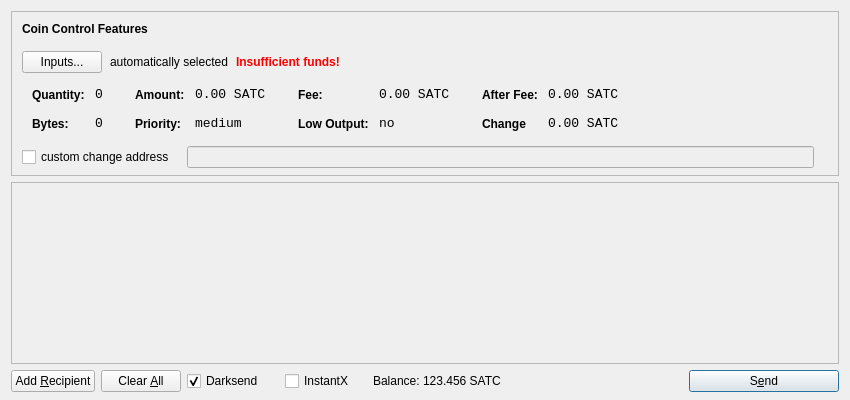
<?xml version="1.0" encoding="UTF-8"?>
<ui version="4.0">
 <class>SendCoinsDialog</class>
 <widget class="QDialog" name="SendCoinsDialog">
  <property name="geometry">
   <rect>
    <x>0</x>
    <y>0</y>
    <width>850</width>
    <height>400</height>
   </rect>
  </property>
  <property name="windowTitle">
   <string>Send Coins</string>
  </property>
  <layout class="QVBoxLayout" name="verticalLayout" stretch="0,1,0">
   <property name="bottomMargin">
    <number>8</number>
   </property>
   <item>
    <widget class="QFrame" name="frameCoinControl">
     <property name="sizePolicy">
      <sizepolicy hsizetype="Expanding" vsizetype="Expanding">
       <horstretch>0</horstretch>
       <verstretch>0</verstretch>
      </sizepolicy>
     </property>
     <property name="maximumSize">
      <size>
       <width>16777215</width>
       <height>16777215</height>
      </size>
     </property>
     <property name="frameShape">
      <enum>QFrame::StyledPanel</enum>
     </property>
     <property name="frameShadow">
      <enum>QFrame::Sunken</enum>
     </property>
     <layout class="QVBoxLayout" name="verticalLayoutCoinControl2">
      <property name="spacing">
       <number>-1</number>
      </property>
      <property name="leftMargin">
       <number>0</number>
      </property>
      <property name="topMargin">
       <number>0</number>
      </property>
      <property name="rightMargin">
       <number>0</number>
      </property>
      <property name="bottomMargin">
       <number>6</number>
      </property>
      <item>
       <layout class="QVBoxLayout" name="verticalLayoutCoinControl" stretch="0,0,0,0,1">
        <property name="spacing">
         <number>0</number>
        </property>
        <property name="leftMargin">
         <number>10</number>
        </property>
        <property name="topMargin">
         <number>10</number>
        </property>
        <item>
         <layout class="QHBoxLayout" name="horizontalLayoutCoinControl1">
          <property name="bottomMargin">
           <number>15</number>
          </property>
          <item>
           <widget class="QLabel" name="labelCoinControlFeatures">
            <property name="sizePolicy">
             <sizepolicy hsizetype="Preferred" vsizetype="Maximum">
              <horstretch>0</horstretch>
              <verstretch>0</verstretch>
             </sizepolicy>
            </property>
            <property name="font">
             <font>
              <weight>75</weight>
              <bold>true</bold>
             </font>
            </property>
            <property name="styleSheet">
             <string notr="true">font-weight:bold;</string>
            </property>
            <property name="text">
             <string>Coin Control Features</string>
            </property>
           </widget>
          </item>
         </layout>
        </item>
        <item>
         <layout class="QHBoxLayout" name="horizontalLayoutCoinControl2" stretch="0,0,0,0">
          <property name="spacing">
           <number>8</number>
          </property>
          <property name="bottomMargin">
           <number>10</number>
          </property>
          <item>
           <widget class="QPushButton" name="pushButtonCoinControl">
            <property name="styleSheet">
             <string notr="true"/>
            </property>
            <property name="text">
             <string>Inputs...</string>
            </property>
           </widget>
          </item>
          <item>
           <widget class="QLabel" name="labelCoinControlAutomaticallySelected">
            <property name="text">
             <string>automatically selected</string>
            </property>
            <property name="margin">
             <number>5</number>
            </property>
           </widget>
          </item>
          <item>
           <widget class="QLabel" name="labelCoinControlInsuffFunds">
            <property name="font">
             <font>
              <weight>75</weight>
              <bold>true</bold>
             </font>
            </property>
            <property name="styleSheet">
             <string notr="true">color:red;font-weight:bold;</string>
            </property>
            <property name="text">
             <string>Insufficient funds!</string>
            </property>
            <property name="margin">
             <number>5</number>
            </property>
           </widget>
          </item>
          <item>
           <spacer name="horizontalSpacerCoinControl">
            <property name="orientation">
             <enum>Qt::Horizontal</enum>
            </property>
            <property name="sizeHint" stdset="0">
             <size>
              <width>40</width>
              <height>1</height>
             </size>
            </property>
           </spacer>
          </item>
         </layout>
        </item>
        <item>
         <widget class="QWidget" name="widgetCoinControl" native="true">
          <property name="sizePolicy">
           <sizepolicy hsizetype="Preferred" vsizetype="Preferred">
            <horstretch>0</horstretch>
            <verstretch>0</verstretch>
           </sizepolicy>
          </property>
          <property name="minimumSize">
           <size>
            <width>0</width>
            <height>0</height>
           </size>
          </property>
          <property name="styleSheet">
           <string notr="true"/>
          </property>
          <layout class="QHBoxLayout" name="horizontalLayoutCoinControl5">
           <property name="margin">
            <number>0</number>
           </property>
           <item>
            <layout class="QHBoxLayout" name="horizontalLayoutCoinControl3" stretch="0,0,0,1">
             <property name="spacing">
              <number>20</number>
             </property>
             <property name="topMargin">
              <number>0</number>
             </property>
             <property name="bottomMargin">
              <number>10</number>
             </property>
             <item>
              <layout class="QFormLayout" name="formLayoutCoinControl1">
               <property name="horizontalSpacing">
                <number>10</number>
               </property>
               <property name="verticalSpacing">
                <number>14</number>
               </property>
               <property name="leftMargin">
                <number>10</number>
               </property>
               <property name="topMargin">
                <number>4</number>
               </property>
               <property name="rightMargin">
                <number>6</number>
               </property>
               <item row="0" column="0">
                <widget class="QLabel" name="labelCoinControlQuantityText">
                 <property name="styleSheet">
                  <string notr="true">font-weight:bold;</string>
                 </property>
                 <property name="text">
                  <string>Quantity:</string>
                 </property>
                 <property name="margin">
                  <number>0</number>
                 </property>
                </widget>
               </item>
               <item row="0" column="1">
                <widget class="QLabel" name="labelCoinControlQuantity">
                 <property name="font">
                  <font>
                   <family>Monospace</family>
                   <pointsize>10</pointsize>
                  </font>
                 </property>
                 <property name="cursor">
                  <cursorShape>IBeamCursor</cursorShape>
                 </property>
                 <property name="contextMenuPolicy">
                  <enum>Qt::ActionsContextMenu</enum>
                 </property>
                 <property name="text">
                  <string>0</string>
                 </property>
                 <property name="margin">
                  <number>0</number>
                 </property>
                 <property name="textInteractionFlags">
                  <set>Qt::LinksAccessibleByMouse|Qt::TextSelectableByKeyboard|Qt::TextSelectableByMouse</set>
                 </property>
                </widget>
               </item>
               <item row="1" column="0">
                <widget class="QLabel" name="labelCoinControlBytesText">
                 <property name="styleSheet">
                  <string notr="true">font-weight:bold;</string>
                 </property>
                 <property name="text">
                  <string>Bytes:</string>
                 </property>
                </widget>
               </item>
               <item row="1" column="1">
                <widget class="QLabel" name="labelCoinControlBytes">
                 <property name="font">
                  <font>
                   <family>Monospace</family>
                   <pointsize>10</pointsize>
                  </font>
                 </property>
                 <property name="cursor">
                  <cursorShape>IBeamCursor</cursorShape>
                 </property>
                 <property name="contextMenuPolicy">
                  <enum>Qt::ActionsContextMenu</enum>
                 </property>
                 <property name="text">
                  <string>0</string>
                 </property>
                 <property name="textInteractionFlags">
                  <set>Qt::LinksAccessibleByMouse|Qt::TextSelectableByKeyboard|Qt::TextSelectableByMouse</set>
                 </property>
                </widget>
               </item>
              </layout>
             </item>
             <item>
              <layout class="QFormLayout" name="formLayoutCoinControl2">
               <property name="horizontalSpacing">
                <number>10</number>
               </property>
               <property name="verticalSpacing">
                <number>14</number>
               </property>
               <property name="leftMargin">
                <number>6</number>
               </property>
               <property name="topMargin">
                <number>4</number>
               </property>
               <property name="rightMargin">
                <number>6</number>
               </property>
               <item row="0" column="0">
                <widget class="QLabel" name="labelCoinControlAmountText">
                 <property name="styleSheet">
                  <string notr="true">font-weight:bold;</string>
                 </property>
                 <property name="text">
                  <string>Amount:</string>
                 </property>
                 <property name="margin">
                  <number>0</number>
                 </property>
                </widget>
               </item>
               <item row="0" column="1">
                <widget class="QLabel" name="labelCoinControlAmount">
                 <property name="font">
                  <font>
                   <family>Monospace</family>
                   <pointsize>10</pointsize>
                  </font>
                 </property>
                 <property name="cursor">
                  <cursorShape>IBeamCursor</cursorShape>
                 </property>
                 <property name="contextMenuPolicy">
                  <enum>Qt::ActionsContextMenu</enum>
                 </property>
                 <property name="text">
                  <string>0.00 SATC</string>
                 </property>
                 <property name="textInteractionFlags">
                  <set>Qt::LinksAccessibleByMouse|Qt::TextSelectableByKeyboard|Qt::TextSelectableByMouse</set>
                 </property>
                </widget>
               </item>
               <item row="1" column="0">
                <widget class="QLabel" name="labelCoinControlPriorityText">
                 <property name="styleSheet">
                  <string notr="true">font-weight:bold;</string>
                 </property>
                 <property name="text">
                  <string>Priority:</string>
                 </property>
                </widget>
               </item>
               <item row="1" column="1">
                <widget class="QLabel" name="labelCoinControlPriority">
                 <property name="font">
                  <font>
                   <family>Monospace</family>
                   <pointsize>10</pointsize>
                  </font>
                 </property>
                 <property name="cursor">
                  <cursorShape>IBeamCursor</cursorShape>
                 </property>
                 <property name="contextMenuPolicy">
                  <enum>Qt::ActionsContextMenu</enum>
                 </property>
                 <property name="text">
                  <string>medium</string>
                 </property>
                 <property name="textInteractionFlags">
                  <set>Qt::LinksAccessibleByMouse|Qt::TextSelectableByKeyboard|Qt::TextSelectableByMouse</set>
                 </property>
                </widget>
               </item>
              </layout>
             </item>
             <item>
              <layout class="QFormLayout" name="formLayoutCoinControl3">
               <property name="horizontalSpacing">
                <number>10</number>
               </property>
               <property name="verticalSpacing">
                <number>14</number>
               </property>
               <property name="leftMargin">
                <number>6</number>
               </property>
               <property name="topMargin">
                <number>4</number>
               </property>
               <property name="rightMargin">
                <number>6</number>
               </property>
               <item row="0" column="0">
                <widget class="QLabel" name="labelCoinControlFeeText">
                 <property name="styleSheet">
                  <string notr="true">font-weight:bold;</string>
                 </property>
                 <property name="text">
                  <string>Fee:</string>
                 </property>
                 <property name="margin">
                  <number>0</number>
                 </property>
                </widget>
               </item>
               <item row="0" column="1">
                <widget class="QLabel" name="labelCoinControlFee">
                 <property name="font">
                  <font>
                   <family>Monospace</family>
                   <pointsize>10</pointsize>
                  </font>
                 </property>
                 <property name="cursor">
                  <cursorShape>IBeamCursor</cursorShape>
                 </property>
                 <property name="contextMenuPolicy">
                  <enum>Qt::ActionsContextMenu</enum>
                 </property>
                 <property name="text">
                  <string>0.00 SATC</string>
                 </property>
                 <property name="textInteractionFlags">
                  <set>Qt::LinksAccessibleByMouse|Qt::TextSelectableByKeyboard|Qt::TextSelectableByMouse</set>
                 </property>
                </widget>
               </item>
               <item row="1" column="0">
                <widget class="QLabel" name="labelCoinControlLowOutputText">
                 <property name="styleSheet">
                  <string notr="true">font-weight:bold;</string>
                 </property>
                 <property name="text">
                  <string>Low Output:</string>
                 </property>
                </widget>
               </item>
               <item row="1" column="1">
                <widget class="QLabel" name="labelCoinControlLowOutput">
                 <property name="font">
                  <font>
                   <family>Monospace</family>
                   <pointsize>10</pointsize>
                  </font>
                 </property>
                 <property name="cursor">
                  <cursorShape>IBeamCursor</cursorShape>
                 </property>
                 <property name="contextMenuPolicy">
                  <enum>Qt::ActionsContextMenu</enum>
                 </property>
                 <property name="text">
                  <string>no</string>
                 </property>
                 <property name="textInteractionFlags">
                  <set>Qt::LinksAccessibleByMouse|Qt::TextSelectableByKeyboard|Qt::TextSelectableByMouse</set>
                 </property>
                </widget>
               </item>
              </layout>
             </item>
             <item>
              <layout class="QFormLayout" name="formLayoutCoinControl4">
               <property name="horizontalSpacing">
                <number>10</number>
               </property>
               <property name="verticalSpacing">
                <number>14</number>
               </property>
               <property name="leftMargin">
                <number>6</number>
               </property>
               <property name="topMargin">
                <number>4</number>
               </property>
               <property name="rightMargin">
                <number>6</number>
               </property>
               <item row="0" column="0">
                <widget class="QLabel" name="labelCoinControlAfterFeeText">
                 <property name="styleSheet">
                  <string notr="true">font-weight:bold;</string>
                 </property>
                 <property name="text">
                  <string>After Fee:</string>
                 </property>
                 <property name="margin">
                  <number>0</number>
                 </property>
                </widget>
               </item>
               <item row="0" column="1">
                <widget class="QLabel" name="labelCoinControlAfterFee">
                 <property name="font">
                  <font>
                   <family>Monospace</family>
                   <pointsize>10</pointsize>
                  </font>
                 </property>
                 <property name="cursor">
                  <cursorShape>IBeamCursor</cursorShape>
                 </property>
                 <property name="contextMenuPolicy">
                  <enum>Qt::ActionsContextMenu</enum>
                 </property>
                 <property name="text">
                  <string>0.00 SATC</string>
                 </property>
                 <property name="textInteractionFlags">
                  <set>Qt::LinksAccessibleByMouse|Qt::TextSelectableByKeyboard|Qt::TextSelectableByMouse</set>
                 </property>
                </widget>
               </item>
               <item row="1" column="0">
                <widget class="QLabel" name="labelCoinControlChangeText">
                 <property name="styleSheet">
                  <string notr="true">font-weight:bold;</string>
                 </property>
                 <property name="text">
                  <string>Change</string>
                 </property>
                </widget>
               </item>
               <item row="1" column="1">
                <widget class="QLabel" name="labelCoinControlChange">
                 <property name="font">
                  <font>
                   <family>Monospace</family>
                   <pointsize>10</pointsize>
                  </font>
                 </property>
                 <property name="cursor">
                  <cursorShape>IBeamCursor</cursorShape>
                 </property>
                 <property name="contextMenuPolicy">
                  <enum>Qt::ActionsContextMenu</enum>
                 </property>
                 <property name="text">
                  <string>0.00 SATC</string>
                 </property>
                 <property name="textInteractionFlags">
                  <set>Qt::LinksAccessibleByMouse|Qt::TextSelectableByKeyboard|Qt::TextSelectableByMouse</set>
                 </property>
                </widget>
               </item>
              </layout>
             </item>
            </layout>
           </item>
          </layout>
         </widget>
        </item>
        <item>
         <layout class="QHBoxLayout" name="horizontalLayoutCoinControl4" stretch="0,0,0">
          <property name="spacing">
           <number>12</number>
          </property>
          <property name="sizeConstraint">
           <enum>QLayout::SetDefaultConstraint</enum>
          </property>
          <property name="topMargin">
           <number>5</number>
          </property>
          <property name="rightMargin">
           <number>5</number>
          </property>
          <item>
           <widget class="QCheckBox" name="checkBoxCoinControlChange">
            <property name="text">
             <string>custom change address</string>
            </property>
           </widget>
          </item>
          <item>
           <widget class="QLineEdit" name="lineEditCoinControlChange">
            <property name="enabled">
             <bool>false</bool>
            </property>
            <property name="sizePolicy">
             <sizepolicy hsizetype="Expanding" vsizetype="Fixed">
              <horstretch>0</horstretch>
              <verstretch>0</verstretch>
             </sizepolicy>
            </property>
           </widget>
          </item>
          <item>
           <widget class="QLabel" name="labelCoinControlChangeLabel">
            <property name="sizePolicy">
             <sizepolicy hsizetype="Preferred" vsizetype="Expanding">
              <horstretch>0</horstretch>
              <verstretch>0</verstretch>
             </sizepolicy>
            </property>
            <property name="minimumSize">
             <size>
              <width>0</width>
              <height>0</height>
             </size>
            </property>
            <property name="text">
             <string/>
            </property>
            <property name="margin">
             <number>3</number>
            </property>
           </widget>
          </item>
         </layout>
        </item>
        <item>
         <spacer name="verticalSpacerCoinControl">
          <property name="orientation">
           <enum>Qt::Vertical</enum>
          </property>
          <property name="sizeHint" stdset="0">
           <size>
            <width>800</width>
            <height>1</height>
           </size>
          </property>
         </spacer>
        </item>
       </layout>
      </item>
     </layout>
    </widget>
   </item>
   <item>
    <widget class="QScrollArea" name="scrollArea">
     <property name="widgetResizable">
      <bool>true</bool>
     </property>
     <widget class="QWidget" name="scrollAreaWidgetContents">
      <property name="geometry">
       <rect>
        <x>0</x>
        <y>0</y>
        <width>830</width>
        <height>165</height>
       </rect>
      </property>
      <layout class="QVBoxLayout" name="verticalLayout_2">
       <property name="margin">
        <number>0</number>
       </property>
       <item>
        <layout class="QVBoxLayout" name="entries">
         <property name="spacing">
          <number>6</number>
         </property>
        </layout>
       </item>
       <item>
        <spacer name="verticalSpacer">
         <property name="orientation">
          <enum>Qt::Vertical</enum>
         </property>
         <property name="sizeHint" stdset="0">
          <size>
           <width>20</width>
           <height>40</height>
          </size>
         </property>
        </spacer>
       </item>
      </layout>
     </widget>
    </widget>
   </item>
   <item>
    <layout class="QHBoxLayout" name="horizontalLayout">
     <item>
      <widget class="QPushButton" name="addButton">
       <property name="toolTip">
        <string>Send to multiple recipients at once</string>
       </property>
       <property name="text">
        <string>Add &amp;Recipient</string>
       </property>
       <property name="autoDefault">
        <bool>false</bool>
       </property>
      </widget>
     </item>
     <item>
      <widget class="QPushButton" name="clearButton">
       <property name="sizePolicy">
        <sizepolicy hsizetype="Minimum" vsizetype="Fixed">
         <horstretch>0</horstretch>
         <verstretch>0</verstretch>
        </sizepolicy>
       </property>
       <property name="toolTip">
        <string>Remove all transaction fields</string>
       </property>
       <property name="text">
        <string>Clear &amp;All</string>
       </property>
       <property name="autoRepeatDelay">
        <number>300</number>
       </property>
       <property name="autoDefault">
        <bool>false</bool>
       </property>
      </widget>
     </item>
     <item>
      <layout class="QHBoxLayout" name="horizontalLayout_2">
       <property name="spacing">
        <number>3</number>
       </property>
        <item>
        <widget class="QCheckBox" name="checkUseDarksend">
         <property name="minimumSize">
          <size>
           <width>95</width>
           <height>0</height>
          </size>
         </property>
         <property name="text">
          <string>Darksend</string>
         </property>
         <property name="checked">
          <bool>true</bool>
         </property>
        </widget>
       </item>
       <item>
        <widget class="QCheckBox" name="checkInstantX">
         <property name="enabled">
          <bool>true</bool>
         </property>
         <property name="minimumSize">
          <size>
           <width>85</width>
           <height>0</height>
          </size>
         </property>
         <property name="text">
          <string>InstantX</string>
         </property>
        </widget>
       </item>
       <item>
        <widget class="QLabel" name="label">
         <property name="sizePolicy">
          <sizepolicy hsizetype="Preferred" vsizetype="Fixed">
           <horstretch>0</horstretch>
           <verstretch>0</verstretch>
          </sizepolicy>
         </property>
         <property name="text">
          <string>Balance:</string>
         </property>
        </widget>
       </item>
       <item>
        <widget class="QLabel" name="labelBalance">
         <property name="sizePolicy">
          <sizepolicy hsizetype="Preferred" vsizetype="Fixed">
           <horstretch>0</horstretch>
           <verstretch>0</verstretch>
          </sizepolicy>
         </property>
         <property name="cursor">
          <cursorShape>IBeamCursor</cursorShape>
         </property>
         <property name="text">
          <string>123.456 SATC</string>
         </property>
         <property name="textInteractionFlags">
          <set>Qt::LinksAccessibleByMouse|Qt::TextSelectableByKeyboard|Qt::TextSelectableByMouse</set>
         </property>
        </widget>
       </item>
      </layout>
     </item>
     <item>
      <spacer name="horizontalSpacer">
       <property name="orientation">
        <enum>Qt::Horizontal</enum>
       </property>
       <property name="sizeHint" stdset="0">
        <size>
         <width>40</width>
         <height>20</height>
        </size>
       </property>
      </spacer>
     </item>
     <item>
      <widget class="QPushButton" name="sendButton">
       <property name="minimumSize">
        <size>
         <width>150</width>
         <height>0</height>
        </size>
       </property>
       <property name="toolTip">
        <string>Confirm the send action</string>
       </property>
       <property name="text">
        <string>S&amp;end</string>
       </property>
       <property name="icon">
        <iconset resource="../bitcoin.qrc">
         <normaloff>:/icons/send</normaloff>:/icons/send</iconset>
       </property>
       <property name="default">
        <bool>true</bool>
       </property>
      </widget>
     </item>
    </layout>
   </item>
  </layout>
 </widget>
 <resources>
  <include location="../bitcoin.qrc"/>
 </resources>
 <connections/>
</ui>
